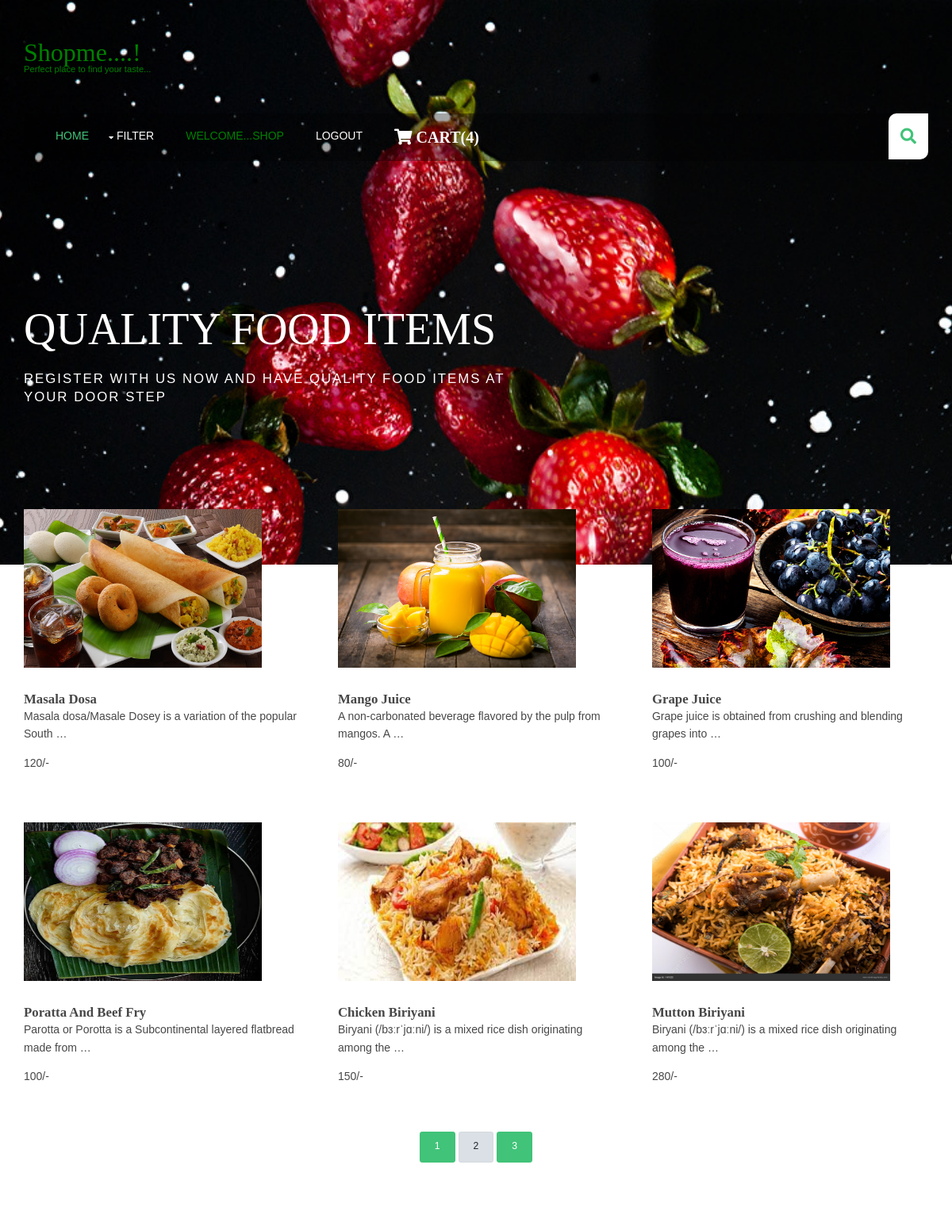
Page /?page=2 (signed in) on the committed database.
### shop/models.py (models this page shows, shortened)
class Prod(models.Model):
    name = models.CharField(max_length=250, unique=True)
    slug = models.SlugField(max_length=250, unique=True)
    img = models.ImageField(upload_to='products')
    des = models.TextField()
    stock = models.IntegerField()
    available = models.BooleanField()
    price = models.IntegerField()
    category = models.ForeignKey(Category, on_delete=models.CASCADE)
    def get__url(self):
        return reverse('details', args=[self.category.slug, self.slug])

### shop/views.py (the view)
# urls.py: 2. Add a URL to urlpatterns:  path('', views.home, name='home')
def home(request, c_slug=None):
    c_page = None
    prodt = None
    global cat, pro
    if c_slug is not None:
        c_page = get_object_or_404(Category, slug=c_slug)
        prodt = Prod.objects.filter(category=c_page, available=True)
    else:
        prodt = Prod.objects.all().filter(available=True)
        cat = Category.objects.all()
        paginator = Paginator(prodt, 6)
        try:
            page = int(request.GET.get('page', '1'))
        except():
            page = 1
        try:
            pro = paginator.page(page)
        except(EmptyPage, InvalidPage):
            pro = paginator.page(paginator.num_pages)
    return render(request, 'index.html', {'pr': prodt, 'ct': cat, 'pg': pro})

### cart/context_processor.py (called while the page is built)
def count(request):
    item_count = 0
    if 'admin' in request.path:
        return {}
    else:
        try:
            ct = Cartlist.objects.filter(cart_id=c_id(request))
            cti = Items.objects.all().filter(cart=ct[:1])
            for c in cti:
                item_count += c.quantity
        except Cartlist.DoesNotExist:
            item_count = 0
        return dict(itc=item_count)

### cart/views.py (called while the page is built)
def c_id(request):
    ct_id = request.session.session_key
    if not ct_id:
        ct_id = request.session.create()
        return ct_id

### shop/models.py (called while the page is built)
    def get_url(self):
        return reverse('prod_cat', args=[self.slug])

### templates/index.html (shortened to what this page needs)
{% extends 'base.html' %}
{% load static %}
{% block content %}
<html lang="">
<body id="top">
  <div id="pageintro" class="hoc clear">
    <article>
      <h3 class="heading">QUALITY FOOD ITEMS</h3>
      <p>Register with us now and have quality food items at your door step</p>
    </article>
  </div>
  <div class="wrapper row3">
  <main class="hoc container clear">
    <section id="introblocks">
      <ul class="nospace group">
        {% for i in pg.object_list %}
        <li class="one_third">
          <figure><a class="imgover" href={{i.get__url}}><img src="{{i.img.url}}" alt="" style="height:200px; width:300px"></a>
            <figcaption>
              <h6 class="heading">{{i.name}}</h6>
              <p>{{i.des|truncatewords:10}}</p>
              <p>{{i.price}}/-</p>
            </figcaption>
          </figure>
        </li>
       {% endfor %}
      </ul>
    </section>
<br>
    <br>
<center>
  {% for p in pg.paginator.page_range %}
  <a href="?page={{p}}" class="btn btn-light btn-sm {% if pg.number == p %}active{% endif %}">{{p}}</a>
  {% endfor %}
</center>
  </main>
 </div>
</body>
</html>
{% endblock %}

### templates/base.html (shortened to what this page needs)
{% load static %}
<!DOCTYPE html>
<html lang="">
<head>
<link rel="stylesheet" href="{% static 'style.css' %}">
<link rel="stylesheet" href="https://cdn.jsdelivr.net/npm/bootstrap@4.0.0/dist/css/bootstrap.min.css">
<link href="{% static 'hm/layout/styles/layout.css' %}" rel="stylesheet" type="text/css" media="all">
</head>
<body id="top">
<div class="bg_img" style="background-image:url({% static 'hm/images/demo/backgrounds/bg.jpg' %});">
  <header id="header" class="hoc clear">
    <div id="logo" class="one_quarter first">
      <h1 class="abcd"><a href="/">Shopme....!</a></h1>
      <p class="abcd">Perfect place to find your taste...</p>
    </div>
  </header>
    <section id="navwrapper" class="hoc clear">
    <nav id="mainav">
      <ul class="clear">
        <li class="active"><a href="/">Home</a></li>
        <li><a class="drop" href="#">Filter</a>
        </li>
        {% if user.is_authenticated %}
        <li><a style="color:green" class="active">Welcome...{{user.username}}</a></li>
        <li><a class="active" href="{% url 'logout' %}">Logout</a></li>
        {% else %}
        <li><a class="active" href="{% url 'login' %}">Login</a></li>
        <li><a class="active" href="{% url 'register' %}">Register</a></li>
        {% endif %}
        {% if itc > 0 %}
        <li><a style="align:right" class="active" href="{% url 'cart' %}"><i class="fa fa-shopping-cart" style="font-size:20px"> Cart({{itc}}) </i></a></li>
        {% else %}
        <li><a style="align:right" class="active" href="{% url 'cart' %}"><i class="fa fa-shopping-cart" style="font-size:20px"> Cart </i></a></li>
        {% endif %}
      </ul>
    </nav>
        <div id="searchform">
    </div>
  </section>
  {% block content %}
  {% endblock %}
</div>
</body>
</html>

### static/style.css (style rules this page uses)
.bg_img { height:100%; background-position:center; background-repeat:no-repeat; background-size:cover; }
.abcd { color:green; }

### static/hm/layout/styles/layout.css (style rules this page uses)
#header { padding:50px 0; }
#header #logo * { margin:0; padding:0; line-height:1; }
#header #logo h1 { font-size:32px; }
#header #logo p { font-size:.8rem; }
#header div:last-child { margin-bottom:0; }
#navwrapper { padding:0 0 0 20px; }
#navwrapper #searchform { display:block; position:relative; float:right; height:58px; line-height:1; z-index:999; border-radius:10px 0; }
#navwrapper #searchform::after { display:block; height:58px; line-height:58px; padding:0 15px; font-size:20px; font-family:"Font Awesome 5 Free"; font-weight:900; content:"\f002"; }
#navwrapper #searchform ::placeholder { text-transform:capitalize; }
#pageintro { padding:180px 0; }
#pageintro article { display:block; max-width:55%; }
#pageintro .heading { margin-bottom:20px; font-size:4rem; }
#pageintro p:first-of-type { margin:0 0 20px 0; text-transform:uppercase; font-size:1.6rem; letter-spacing:2px; }
#pageintro p:last-of-type { font-size:1.2rem; }
.container { padding:80px 0; }
#introblocks { display:block; position:relative; margin:-150px 0 0 0; z-index:1; }
#introblocks > ul > li { margin-bottom:50px; }
#introblocks > ul > li:nth-last-child(-n+3) { margin-bottom:0; }
#introblocks > ul > li:nth-child(3n+1) { margin-left:0; clear:left; }
#introblocks figure figcaption { display:block; padding:30px 0 0 0; }
#introblocks figure figcaption .heading { font-size:1.2rem; font-weight:700; margin-bottom:0; }
*, *::before, *::after { transition:all .3s ease-in-out; }
nav ul, nav ol { margin:0; padding:0; list-style:none; }
#mainav, #breadcrumb, .sidebar nav { line-height:normal; }
#mainav .drop::after, #mainav li li .drop::after, #breadcrumb li a::after, .sidebar nav a::after { position:absolute; font-family:"Font Awesome 5 Free"; font-weight:900; font-size:10px; line-height:10px; }
#mainav { display:block; float:left; }
#mainav ul { text-transform:uppercase; }
#mainav li { display:block; float:left; position:relative; margin:0; padding:0; }
#mainav li:last-child { margin-right:0; }
#mainav li a { display:block; padding:20px; }
#mainav .drop { padding-left:15px; }
#mainav .drop::after, #mainav li li .drop::after { content:"\f0d7"; }
#mainav .drop::after { top:25px; left:5px; }
body { color:#474747; background-color:#FFFFFF; }
a { color:#41C379; }
.btn, .btn.inverse:hover { color:#FFFFFF; background-color:#41C379; border-color:#41C379; }
.imgover, .imgover:hover::after { color:#41C379; }
.row3 { color:#474747; background-color:#FFFFFF; }
#header #logo a { color:inherit; }
#navwrapper { color:#FFFFFF; background-color:rgba(0,0,0,.35); }
#navwrapper #searchform { color:#41C379; background:#FFFFFF; }
#pageintro { color:#FFFFFF; }
#mainav li a { color:inherit; }
#mainav .active a, #mainav a:hover, #mainav li:hover > a { color:#41C379; background-color:inherit; }
@media screen and (min-width:1140px) { .hoc { max-width:1140px; } }

### rows in the picture
Prod: img (picture), name "Masala Dosa", des "Masala dosa/Masale Dosey is a variation of the popular South …", price "120"
Prod: img (picture), name "Mango Juice", des "A non-carbonated beverage flavored by the pulp from mangos. A …", price "80"
Prod: img (picture), name "Grape Juice", des "Grape juice is obtained from crushing and blending grapes into …", price "100"
Prod: img (picture), name "Poratta And Beef Fry", des "Parotta or Porotta is a Subcontinental layered flatbread made from …", price "100"
Prod: img (picture), name "Chicken Biriyani", des "Biryani (/bɜːrˈjɑːni/) is a mixed rice dish originating among the …", price "150"
Prod: img (picture), name "Mutton Biriyani", des "Biryani (/bɜːrˈjɑːni/) is a mixed rice dish originating among the …", price "280"

### other values in the picture
{{ user.username }} "SHOP"
{{ itc }} "4"
{{ p }} "1" "2" "3"
